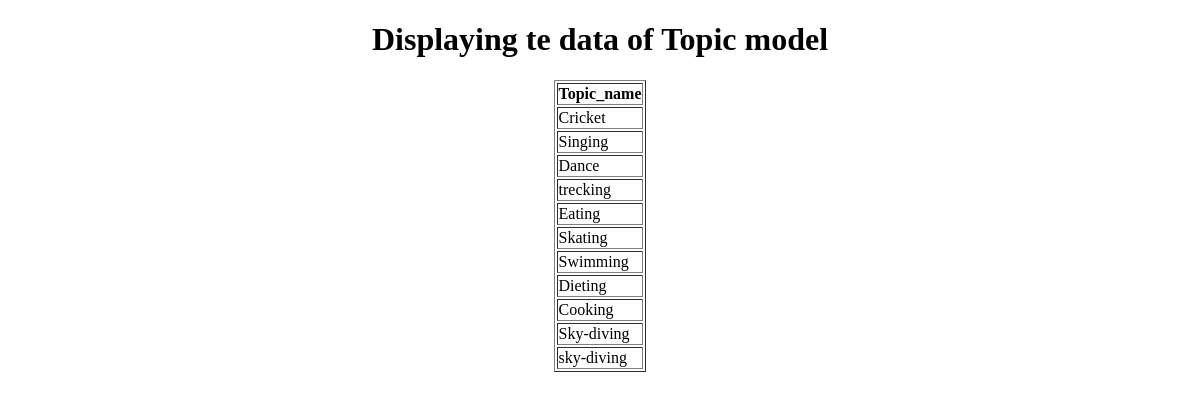
The app's page /display_topic/, older data.
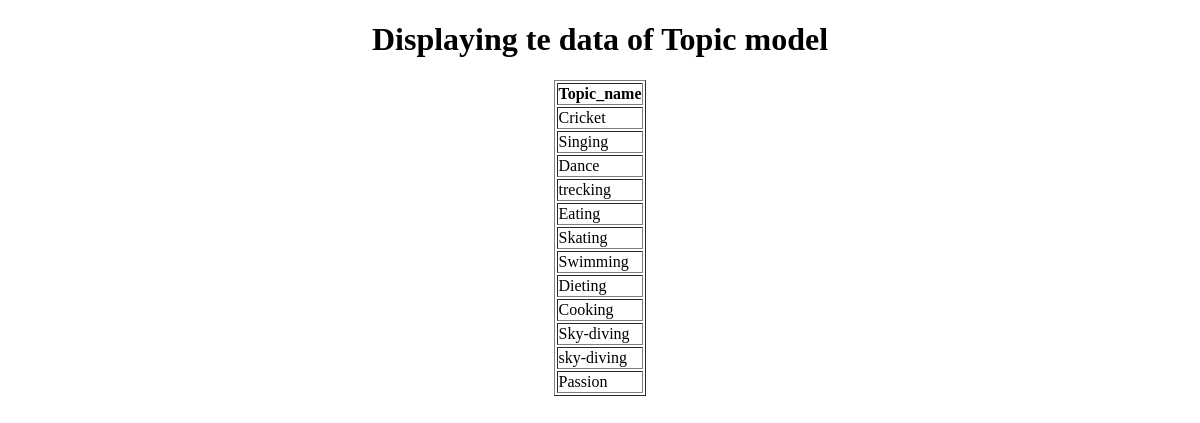
The same page, newer data.
### app/models.py (models this page shows, shortened)
class Topic(models.Model):
    topic_name=models.CharField(max_length=50,primary_key=True)

### app/views.py (the view)
# urls.py: path('display_topic/',views.display_topic,name='display_topic'),
def display_topic(request):
    topics=Topic.objects.all()#['Danceobject','Skatingobject']
    return render(request,'display_topic.html',context={'topics':topics})

### templates/display_topic.html (shortened to what this page needs)
<!DOCTYPE html>
<html lang="en">
<head>
</head>
<body>
    <center>
        <h1>Displaying te data of Topic model</h1>
        <table border='1px'>
            <tr><th>Topic_name</th></tr>
            {% for topic in topics %}
                <tr><td>{{topic.topic_name}}</td></tr>
            {% endfor %}
        </table>
    </center>
</body>
</html>

Row changes from the older to the newer data that the page shows:
added Topic: topic_name "Passion"
